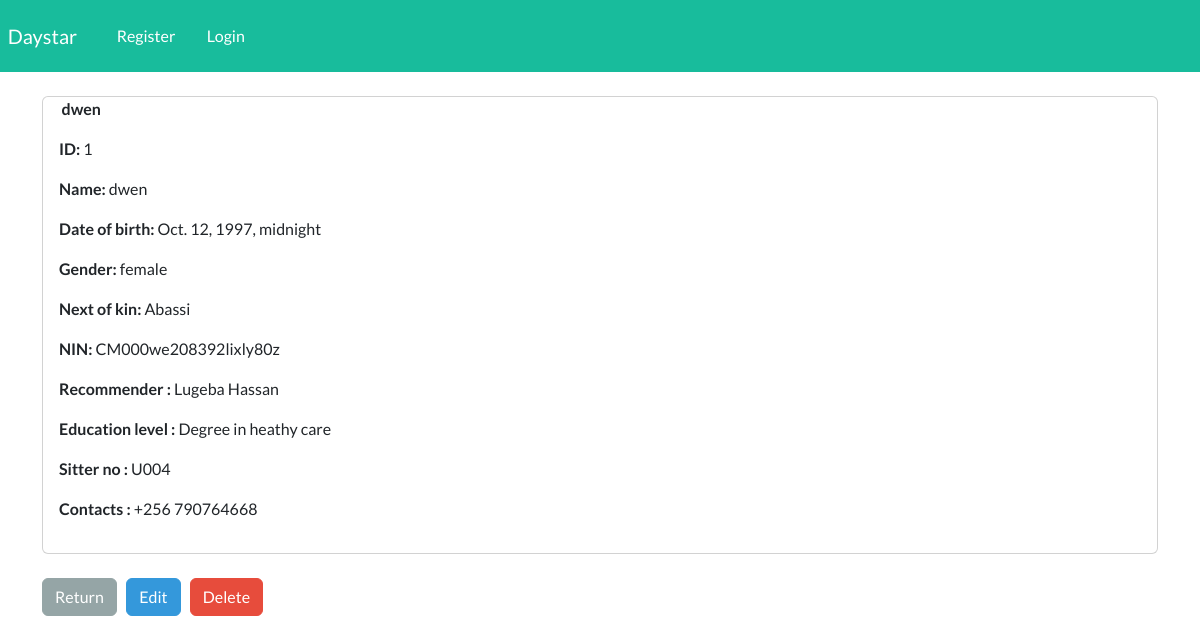
The app's page /sitter_view/1 with its own data.
### webapp/models.py (models this page shows, shortened)
class  Sitter(models.Model):
    name = models.CharField(max_length=100)
    dob = models.DateTimeField()
    gender = models.CharField(max_length=150)
    next_of_kin = models.CharField(max_length=100)
    NIN = models.CharField(max_length=150)
    recommender_name = models.CharField(max_length=150)
    level_of_education = models.CharField(max_length=150)
    sitter_number = models.CharField(max_length=150)
    contacts = models.CharField(max_length=150)

### webapp/views.py (the view)
# urls.py: path('sitter_view/<int:pk>', views.sitter_view, name ='sitter_view'),
def sitter_view(request, pk):
    sitterlist = Sitter.objects.get(id=pk)
    context = {'sitter': sitterlist}
    return render(request, 'webapp/sitter_view.html', context=context)

### webapp/templates/webapp/sitter_view.html (shortened to what this page needs)
{% extends "webapp/base.html" %}
{% block content %}
<div class="card">
    <strong>
       {{sitter.name}}
    </strong>
      <div class="card-body">
         <p><strong> ID: </strong>  {{sitter.id}} </p>
         <p><strong> Name: </strong>  {{sitter.name}}</p>
         <p><strong> Date of birth: </strong>  {{sitter.dob}}</p>
         <p><strong> Gender: </strong>  {{sitter.gender}}</p>
         <p><strong> Next of kin: </strong>  {{sitter.next_of_kin}}</p>
         <p><strong> NIN: </strong>  {{sitter.NIN}}</p>
         <p><strong> Recommender : </strong>  {{sitter.recommender_name}}</p>
         <p><strong> Education level : </strong>  {{sitter.level_of_education}}</p>
         <p><strong> Sitter no : </strong>  {{sitter.sitter_number}}</p>
         <p><strong> Contacts : </strong>  {{sitter.contacts}}</p>
       </div>
</div>
    <br>
    <a href="{% url 'sitter' %}" class="btn btn-secondary"> Return</a>
    <a href="{% url 'sitteredit' sitter.id %}" class="btn btn-info"> Edit</a>
    <a href="{% url 'sitter_delete' sitter.id  %}" class="btn btn-danger"> Delete</a>
{% endblock  %}

### records on screen
Sitter: name "dwen", id "1", dob "Oct. 12, 1997, midnight", gender "female", next_of_kin "Abassi", NIN "CM000we208392lixly80z", recommender_name "Lugeba Hassan", level_of_education "Degree in heathy care", sitter_number "U004", contacts "+256 790764668"
